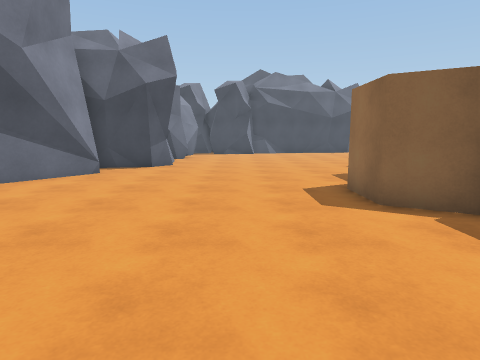
[1] (above)

23 first-person views from a walk through a scene from a Unity 3-D project. The camera is 1.4 m above the floor, tilts 8° down and sees 75° across. The floor is counted in squares, 1 m on a side. Each view is taken from the middle of a square. On the plan, view 1 faces up. The plan holds only what a view shows up to about 14 squares ahead; the rest is blank. The place goes on beyond the plan.

[2]
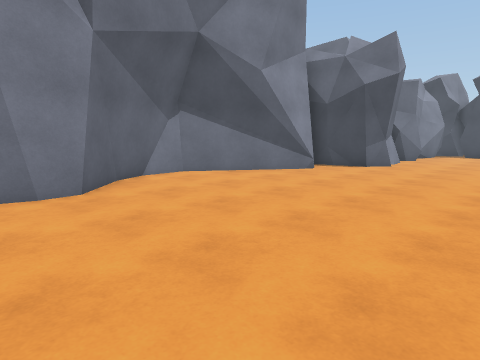

[3]
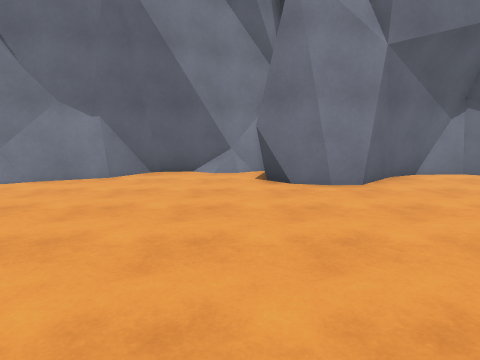

[4]
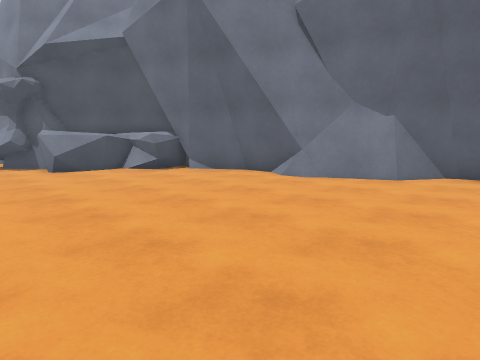

[5]
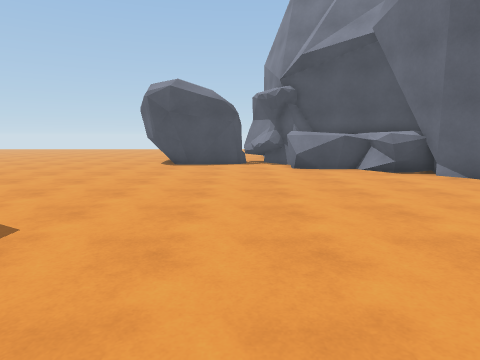

[6]
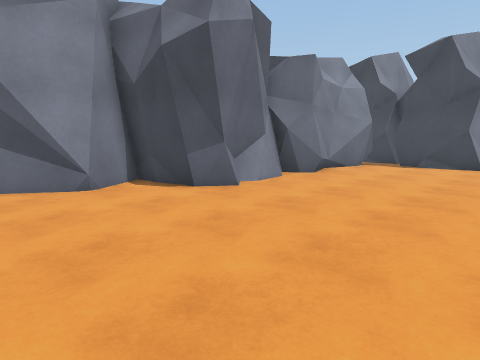

[7]
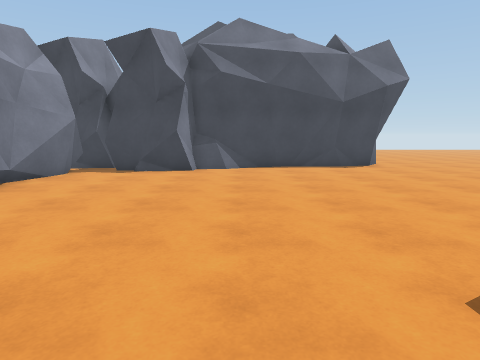

[8]
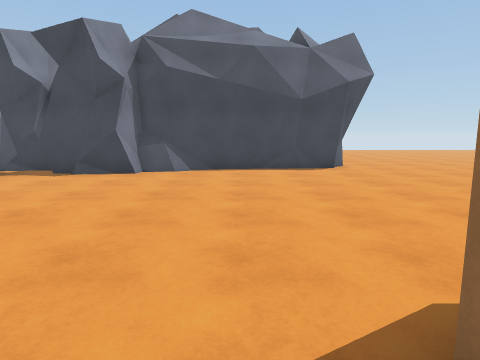

[9]
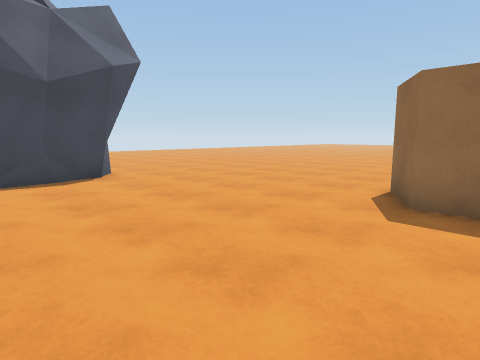

[10]
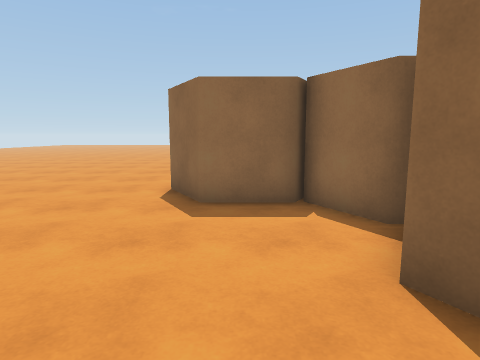

[11]
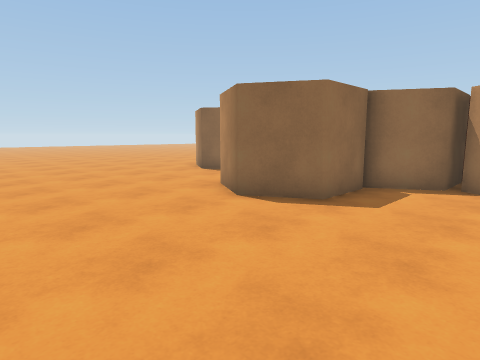

[12]
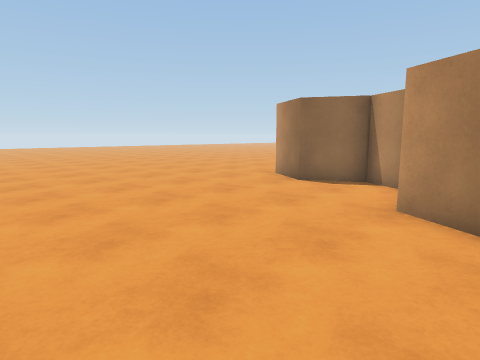

[13]
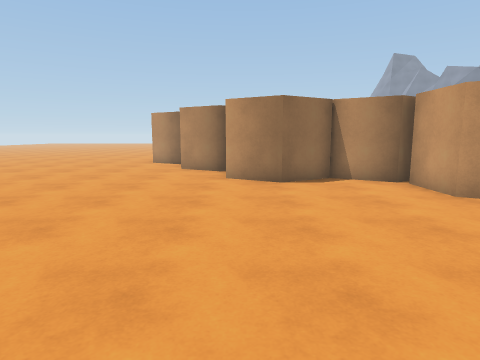

[14]
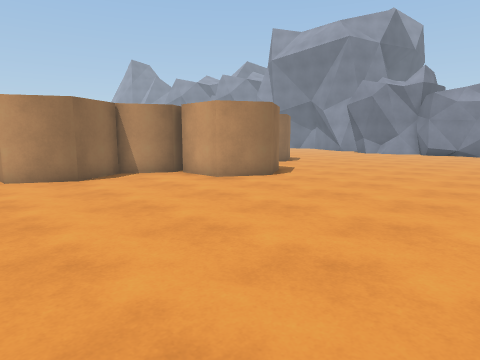

[15]
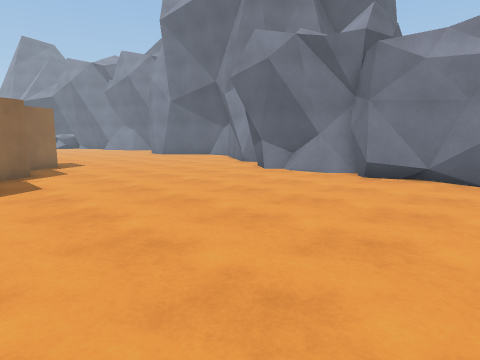

[16]
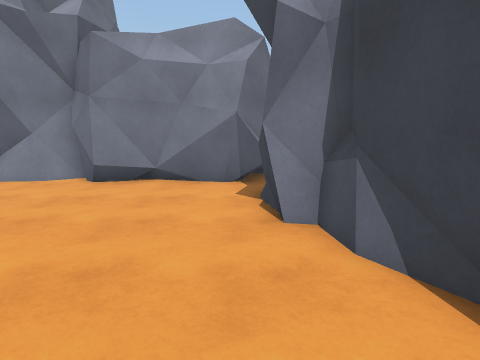

[17]
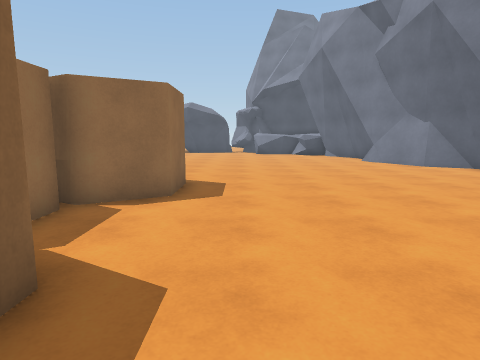

[18]
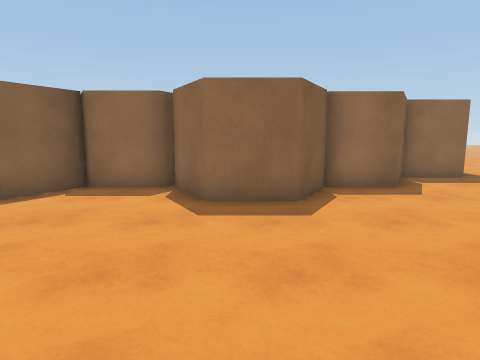

[19]
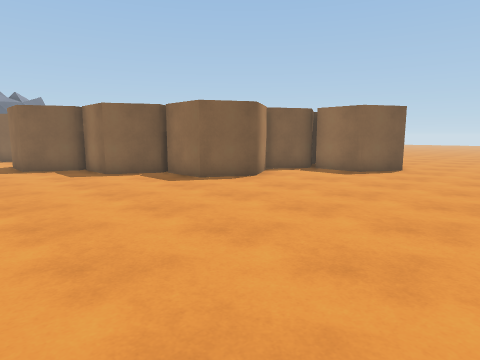

[20]
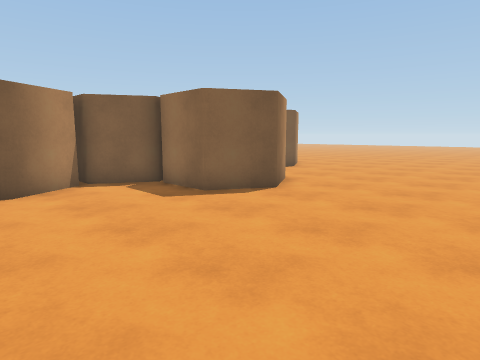

[21]
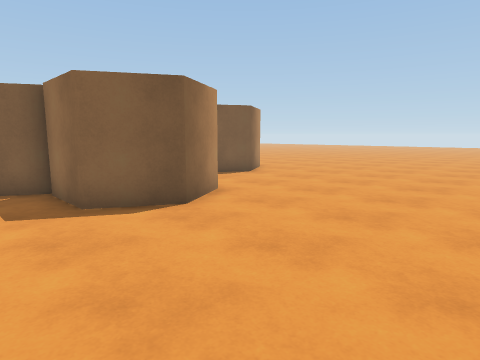

[22]
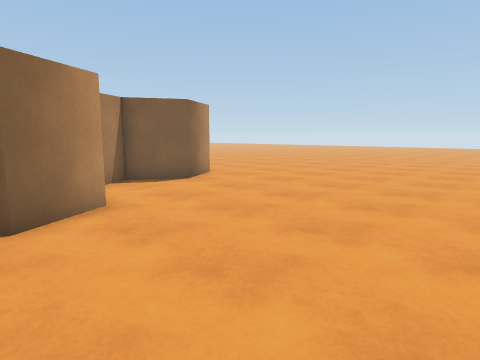

[23]
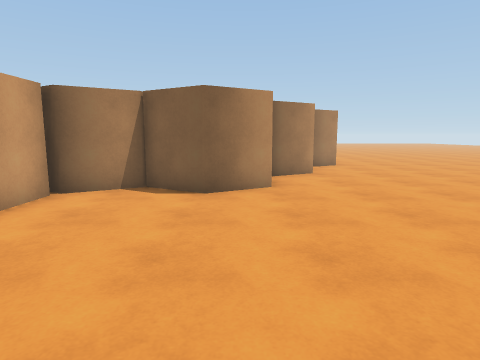

### Floor plan
Key: @ floor where view 1 was taken; # wall or solid block; . floor; O other object.
Columns run from 9 left of view 1 to 22 right of it. Each row starts with its distance up from view 1.
 26    OOOOO  #########........... .
 25     OOOOOOO....................
 24     OOO.........................
 23     OOO.........................
 22     OO..........................
 21     OO..........................
 20      OO.........................
 19     OO..........................
 18     ##...............####.......
 17      #...............#  #.......
 16      #...............#  #.......
 15      #..........##############..
 14   ####.........## ##      #  #..
 13   ##...........    #          ..
 12    #..........#    #          ##
 11   ##..........#
 10   #...........
  9  ##..........#
  8 ##..........##
  7 #...........#
  6 ##..........###
  5  #............#
  4  ##...........#
  3   ##..........#
  2    #........###
  1    #........#
  0 ####.....@..##
 -1 #............##
 -2 #.............#
 -3 #.............#
 -4 #.............###             ##
 -5 ##..............#  #          #.
 -6  ##.............# ###     ## ##.
 -7   #.............###.##  ######..
 -8   ##.................#  #.......
 -9    #.................#  #.......
-10    #.................####.......
-11    #............................
-12    #............................
-13    ##...........................
-14     OO..........................
-15     OOOOO.......................
-16     O OOOO.................

Where each view was taken, in squares from view 1:
view 1: 0 up, 0 right, facing up
view 2: 0 up, 2 right, facing up-left
view 3: 1 down, 3 right, facing left
view 4: 2 down, 3 right, facing down-left
view 5: 2 down, 2 right, facing down
view 6: 9 up, 3 right, facing up-left
view 7: 12 up, 3 right, facing up
view 8: 13 up, 5 right, facing up
view 9: 16 up, 5 right, facing up-right
view 10: 17 up, 5 right, facing right
view 11: 24 up, 8 right, facing down-right
view 12: 24 up, 13 right, facing down-right
view 13: 25 up, 20 right, facing down
view 14: 26 up, 22 right, facing down-left
view 15: 24 up, 7 right, facing down-left
view 16: 24 up, 6 right, facing left
view 17: 9 up, 1 right, facing down
view 18: 1 up, 4 left, facing right
view 19: 15 down, 0 right, facing up-right
view 20: 16 down, 7 right, facing up-right
view 21: 16 down, 10 right, facing up-right
view 22: 16 down, 13 right, facing up-right
view 23: 15 down, 20 right, facing up
